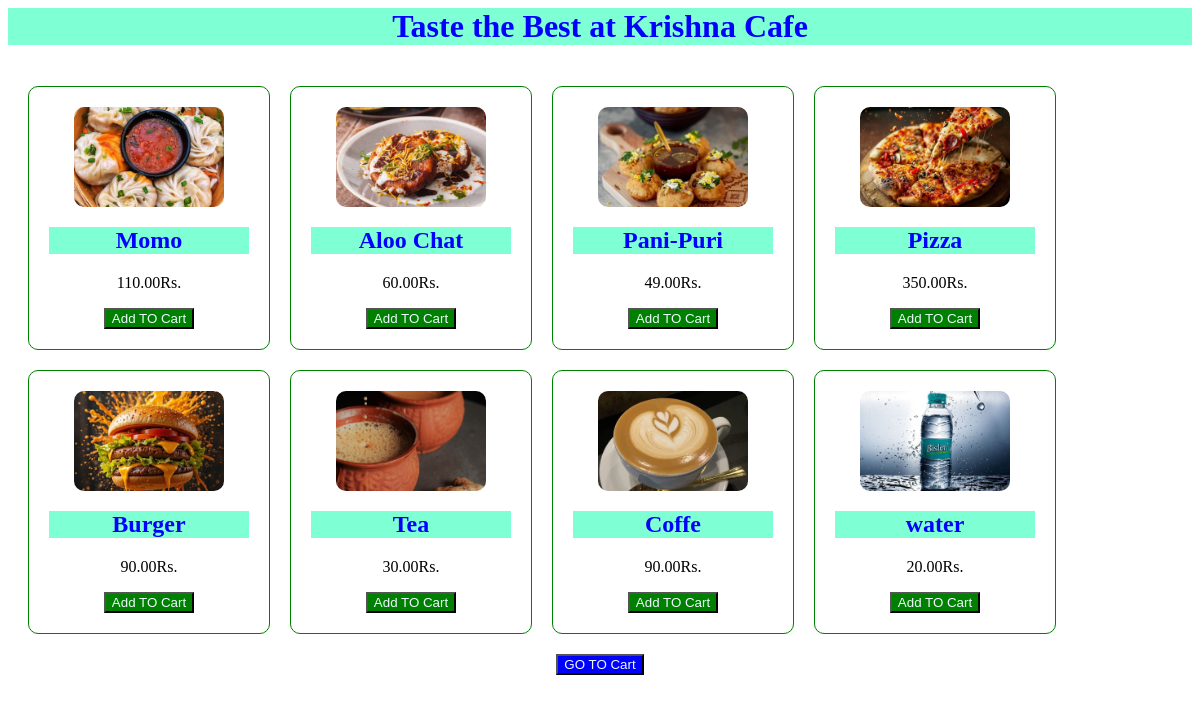
The app's page /menu/ with its own data.
### krishna_cafe/models.py (models this page shows, shortened)
class MenuItem(models.Model):
    name = models.CharField(max_length=20)
    description = models.TextField(max_length=200,blank=True)
    price = models.DecimalField(max_digits=5,decimal_places=2)
    image = models.ImageField(upload_to= 'media/menu_items',blank=True,null=True)

### krishna_cafe/views.py (the view)
# urls.py: path('',views.menu_page, name='menu'),
def menu_page(request):
    items = MenuItem.objects.all()
    context = {
        'items' :items
    }
    return render(request,'menu.html',context)

### krishna_cafe/templates/menu.html (shortened to what this page needs)
{% load static %}
<html>
    <head>
        <link rel ='stylesheet' href= "{% static 'css/style.css'%}">
    </head>
    <body>
        <h1>Taste the Best at Krishna Cafe</h1>
        <div class="menu-container">
        {% for item in items %}
        <div class ='menu-item'>
                <img src="{{ item.image.url }}" class='item-img' >
                <h2>{{item.name}}</h2>
                 <p>{{item.price}}Rs.</p>
                 <button onclick="addToCart('{{item.name}}','{{item.price}}')"class=ADC-button>Add TO Cart</button>
        </div>
        {% endfor %}
        </div>
        <a href="{% url 'cart' %}">
        <button class= Go-To-cart-button> GO TO Cart</button>
        </a>
    </body>
</html>

### krishna_cafe/static/css/style.css (style rules this page uses)
h1 { background-color: aquamarine; color: blue; text-align: center; }
h2 { background-color: aquamarine ; color:blue; padding:20px auto; text-align: center; }
.menu-container { display: flex; flex-wrap: wrap; gap :20px; padding:20px; }
.menu-item { width:200px; border: 1px solid green; padding: 20px; text-align: center; border-radius: 10px; overflow: hidden; }
.item-img { border: 1px; width:150px; height:100px; object-fit: cover; border-radius: 10px; }
.ADC-button { background-color: green; color: aliceblue; }
.Go-To-cart-button { display: block; margin:0 auto; flex-wrap: wrap; background-color: blue; color:aliceblue; }

### records on screen
MenuItem: image (picture), name "Momo", price "110.00"
MenuItem: image (picture), name "Aloo Chat", price "60.00"
MenuItem: image (picture), name "Pani-Puri", price "49.00"
MenuItem: image (picture), name "Pizza", price "350.00"
MenuItem: image (picture), name "Burger", price "90.00"
MenuItem: image (picture), name "Tea", price "30.00"
MenuItem: image (picture), name "Coffe", price "90.00"
MenuItem: image (picture), name "water", price "20.00"
